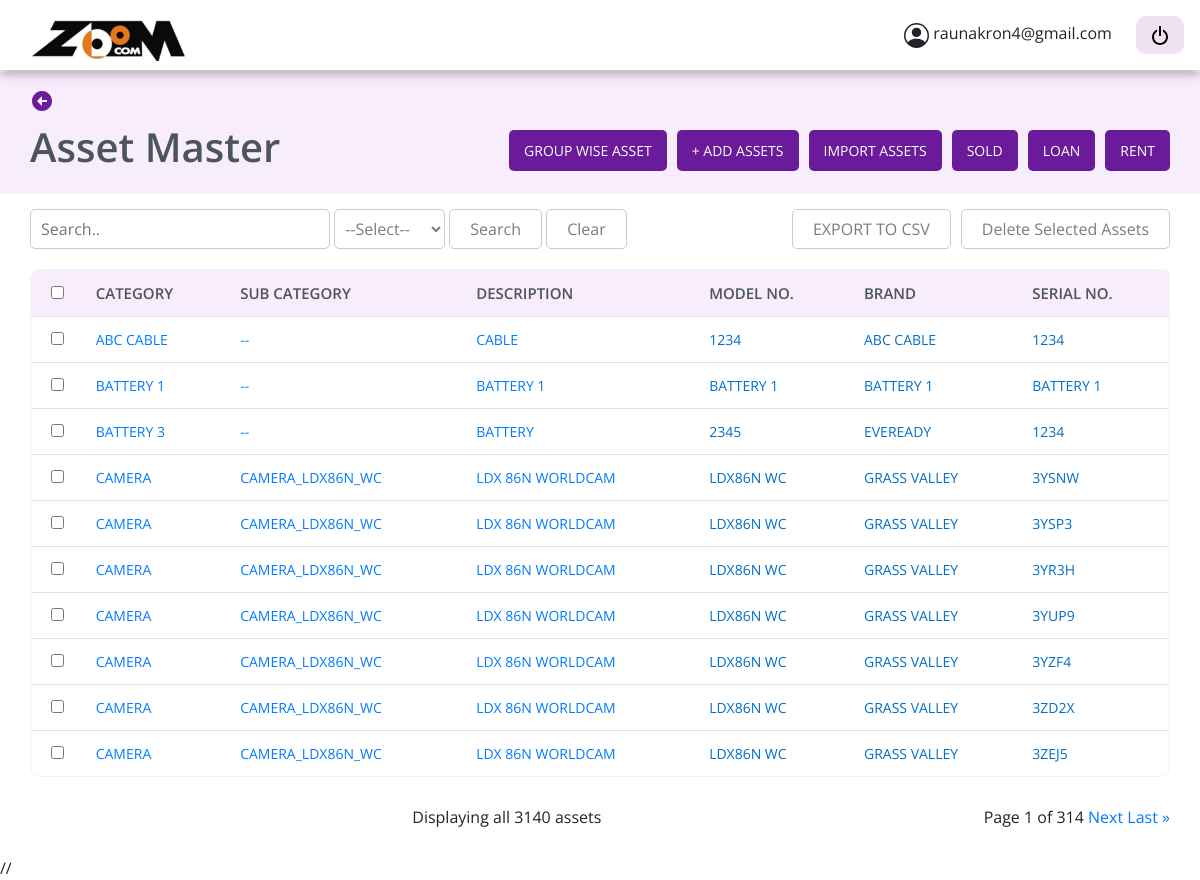
The app's page /asset-list/ (signed in) with its own data.
### asset_master/models.py (models this page shows)
class CustomUser(AbstractBaseUser, PermissionsMixin):
    username = None
    email = models.EmailField(unique=True, db_index=True, max_length=200)
    password = models.CharField(max_length=30)
    is_staff = models.BooleanField(default=False)
    is_superuser = models.BooleanField(default=False)
    is_active = models.BooleanField(default=True)
    objects = CustomUserManager()
    USERNAME_FIELD = 'email'
    REQUIRED_FIELDS = ['password']

class AssetMaster(models.Model):
    class RepairType(models.IntegerChoices):
            DEFAULT_TYPE = 10
            EXTERNAL_REPAIR = 20,
            INTERNAL_REPAIR = 30,
    class RelationshipType(models.IntegerChoices):
        PARENT = 101
        CHILD = 102
    area = models.CharField(max_length=100, null=True, blank=True)
    fc_no = models.CharField(max_length=100, null=True, blank=True)
    category = models.CharField(max_length=100, null=True, blank=True)
    sub_category = models.CharField(max_length=100, null=True, blank=True)
    description = models.CharField(max_length=100, null=True, blank=True)
    brand = models.CharField(max_length=100, null=True, blank=True)
    model_no = models.CharField(max_length=100, null=True, blank=True)
    serial_no = models.CharField(max_length=100, null=True, blank=True)
    sku = models.CharField(max_length=100, null=True, blank=True)
    asset_tag = models.CharField(max_length=100, null=True, blank=True)
    status = models.CharField(max_length=100, null=True, blank=True)
    age = models.CharField(null=True, blank=True, max_length=100)
    box_number = models.CharField(max_length=100, null=True, blank=True, default="")
    last_service_date = models.DateField(null=True, blank=True, default=None)
    upcoming_service_date = models.DateField(null=True, blank=True, default=None)
    length = models.CharField(max_length=100, null=True, blank=True)
    breadth = models.CharField(max_length=100, null=True, blank=True)
    height = models.CharField(max_length=100, null=True, blank=True)
    width = models.CharField(max_length=100, null=True, blank=True)
    warranty_period = models.CharField(max_length=100, null=True, blank=True)
    under_amc = models.BooleanField(default=False)
    amc_date = models.DateField(null=True, blank=True, auto_now=False, auto_now_add=False)
    storage_warehouse_number = models.CharField(max_length=100, null=True, blank=True)
    availability = models.BooleanField(default=False)
    outward_date = models.DateField(null=True, blank=True, auto_now=False, auto_now_add=False)
    outward_remarks = models.CharField(max_length=100, null=True, blank=True)
    inward_date = models.DateField(null=True, blank=True, auto_now=False, auto_now_add=False)
    inward_remarks = models.CharField(max_length=100, null=True, blank=True)
    vendor = models.CharField(max_length=100, null=True, blank=True)
    purchased_on = models.DateField(null=True, blank=True, auto_now=False, auto_now_add=False)
    cost_price = models.CharField(max_length=100, null=True, blank=True)
    tax_rate = models.CharField(max_length=100, null=True, blank=True)
    depricated_value = models.CharField(max_length=100, null=True, blank=True)
    created_on = models.DateField(null=True, blank=True, auto_now=False, auto_now_add=False)
    rented_asset = models.BooleanField(default=False)
    rental_pricing = models.CharField(max_length=100, null=True, blank=True)
    rent_collected = models.CharField(max_length=100, null=True, blank=True)
    available_for_sale = models.CharField(max_length=100, null=True, blank=True)
    asset_utilization = models.CharField(max_length=100, null=True, blank=True)
    asset_status = models.CharField(max_length=100, null=True, blank=True, default="available")
    repair_type = models.IntegerField(choices=RepairType.choices, default=RepairType.DEFAULT_TYPE)
    sold_asset = models.BooleanField(default=False)
    loaned_asset = models.BooleanField(default=False)
    loan_period = models.CharField(max_length=100, null=True, blank=True)
    add_to_order = models.BooleanField(default=False)
    confirm_order = models.BooleanField(default=False)
    owner = models.CharField(max_length=100, null=True, blank=True, default='Zoom Communication')
    mapping = models.CharField(max_length=100, null=True, blank=True)
    relation = models.IntegerField(choices=RelationshipType.choices, default=RelationshipType.PARENT)
    image = models.ImageField(upload_to="media/", default=None, null=True, blank=True)

### asset_master/views.py (the view)
# urls.py: path('asset-list/', AssetListView.as_view(), name='asset_list'),
class AssetListView(ListAPIView, LoginRequiredMixin):
    login_url = "/login/"
    queryset = AssetMaster.objects.all()
    pagination_class = AssetMasterPagination
    template_name = 'assest_list.html'
    serializer_class = AssetMasterSerializer
    filter_backends = [filters.OrderingFilter]
    authentication_classes = [BasicAuthentication, SessionAuthentication]
    permission_classes = [IsAuthenticated]
    ordering = ["-id"]
    def get_queryset(self, request):
        query = None
        filter_type = None
        if self.request.GET.get('q') is not None:
            query = self.request.GET.get('q').strip()
        if self.request.GET.get('filter_type') is not None:
            filter_type = self.request.GET.get('filter_type').strip()
        request.session['filter_type'] = filter_type
        request.session['query'] = query
        if query and not filter_type:
            return AssetMaster.objects.filter(
                Q(brand__icontains=query) |
                Q(category__icontains=query) |
                Q(model_no__icontains=query) |
                Q(serial_no__icontains=query) |
                Q(description__icontains=query),
                sold_asset=False,
                rented_asset=False,
                loaned_asset=False,
            )
        elif query and filter_type=='category':
            return AssetMaster.objects.filter(category__icontains=query, sold_asset=False, rented_asset=False,
                loaned_asset=False)
        elif query and filter_type=='model_no':
            return AssetMaster.objects.filter(model_no__icontains=query, sold_asset=False, rented_asset=False,
                loaned_asset=False)
        elif query and filter_type=='brand':
            return AssetMaster.objects.filter(brand__icontains=query, sold_asset=False, rented_asset=False,
                loaned_asset=False)
        else:
            return AssetMaster.objects.filter(
                                              sold_asset=False,
                                              rented_asset=False,
                                              loaned_asset=False,
                                              )
    def get(self, request, *args, **kwargs):
        queryset = self.get_queryset(request).order_by('category').filter()
        queryset_length = len(queryset)
        query_params_q = None
        query_params_filter_value = None
        if request.query_params.get('q') is not None:
            query_params_q = request.query_params.get('q').strip()
        if self.request.GET.get('filter_type') is not None:
            query_params_filter_value = self.request.GET.get('filter_type').strip()
        page = self.paginate_queryset(queryset)
        serializer = self.get_serializer(page, many=True)
        return self.get_paginated_response(serializer.data,
                    queryset_length, query_params_q, query_params_filter_value, request)
    def get_paginated_response(self, data, queryset_length, query_params_q, query_params_filter_value, request):
        ctx = {}
        ctx = { "query_params_q": query_params_q, "query_params_filter_value": query_params_filter_value}
        paginated_assets = self.paginator.page if hasattr(self, 'paginator') else None
        return render(
            self.request,
            self.template_name,
            {'assets': paginated_assets, 'queryset_length': queryset_length, **ctx}  # Merge assets and context data
        )

### asset_master/templates/assest_list.html (shortened to what this page needs)
{% load static%}
{% include 'base_dashboard.html' %}
{% block content %}
<link rel="stylesheet" href="//cdn.jsdelivr.net/npm/alertifyjs@1.13.1/build/css/alertify.min.css" />
<link rel="stylesheet" href="//cdn.jsdelivr.net/npm/alertifyjs@1.13.1/build/css/themes/default.min.css" />
<section class="assetdetail">
    <button onclick="homePage()" style="border: none; margin-bottom: 10px; background-color: transparent;"><svg
            xmlns="http://www.w3.org/2000/svg" width="24" height="24" viewBox="0 0 24 24"
            style="fill: #6A1B9A;/*transform: ;msFilter:;">
            <path d="M12 2C6.486 2 2 6.486 2 12s4.486 10 10 10 10-4.486 10-10S17.514 2 12 2zm5 11h-5v4l-5-5 5-5v4h5v2z">
            </path>
        </svg></button>
    <div class="assetheaderbuttones">
        <h1>Asset Master</h1>
        <div class="pinkbox">
            <button type="button" class="btn btn-secondary" data-bs-toggle="tooltip" data-bs-placement="bottom"
                data-bs-title="Analytics of Assets.">
                <a href="/group-wise-asset-list/" style="color: #fff; text-decoration: none;">Group wise asset</a>
            </button>
            <button type="button" class="btn btn-secondary" data-bs-toggle="tooltip" data-bs-placement="bottom"
                data-bs-title="Add a new individual asset."><a href="/asset-form/"
                    style="color: #fff; text-decoration: none;">+ Add Assets</a> </button>
            <button type="button" class="btn btn-secondary" data-bs-toggle="tooltip" data-bs-placement="bottom"
                data-bs-title="Add assets in bulk from CSV file." id="uploadButton"
                onclick="document.getElementById('fileInput').click()">Import Assets</button>
            <a href="/sold-list/"><button type="button" class="btn btn-secondary" data-bs-toggle="tooltip"
                    data-bs-placement="bottom" data-bs-title="Details of Sold assets.">Sold</button></a>
            <a href="/loan-list/"><button type="button" class="btn btn-secondary" data-bs-toggle="tooltip"
                    data-bs-placement="bottom" data-bs-title="Assets on loan from Vendor.">Loan</button></a>
            <a href="/rent-list/"><button type="button" class="btn btn-secondary" data-bs-toggle="tooltip"
                    data-bs-placement="bottom" data-bs-title="Assets on rent from Vendor.">Rent</button></a>
        </div>
    </div>
</section>
<section class="assest-container-table">
    <div class="asset-tablebtn">
        <div class="searchiconbtn">
            <form method="GET">
                <input name="q" id="search_field" type="text" placeholder="Search.."
                    value="{% if query_params_q %} {{query_params_q}} {% endif %}"
                    style="padding-left: 10px; border-radius: 5px;">
                 <select class='select-button' id="dropdown" name="filter_type">
                    <option disabled {% if query_params_filter_value == '' or query_params_filter_value is None %}
                        selected {% endif %} value='none'>--Select--</option>
                </select>
                <button type='submit'>Search</button>
                <span><button onclick="clearSearch(event, 'search_field', 'dropdown', 'secondDropdown')">Clear</button></span>
            </form>
        </div>
        <div class="pinkbox">
            <button id="exportButton">
                EXPORT TO CSV
            </button>
            <form method="post" action="{% url 'asset_delete' %}">
                <button type="submit">Delete Selected Assets</button>
        </div>
    </div>
    <table class="table">
        <thead>
            <tr>
                <th class="checkbox-column" style="border-radius: 10px 0 0 0;"><input type="checkbox"
                        id="masterCheckbox" onclick="selectAllCheckboxes(this)"></th>
                <th>Category</th>
                <th>Sub Category</th>
                <th>Description</th>
                <th>Model No.</th>
                <th>brand</th>
                <th>serial no.</th>
            </tr>
        </thead>
        <tbody>
            {% for asset in assets %}
            <tr>
                <td class="checkbox-column" id="tableData">
                    <input type="checkbox" name="id" value="{{ asset.id }}">
                </td>
                <td class="tbname"><a href="/asset-detail/{{asset.id}}/">{% if asset.category %} {{asset.category}}
                    {% elif asset.category == 'nan' %} -- {% else %} -- {% endif %}</a></td>
                <td class="tbname"><a href="/asset-detail/{{asset.id}}/">{% if asset.sub_category %} {{asset.sub_category}}
                    {% elif asset.sub_category == 'nan' %} -- {% else %} -- {% endif %}</a></td>
                <td class="tbname"><a href="/asset-detail/{{asset.id}}/">{% if asset.description %}
                        {{asset.description}} {% elif asset.description == 'nan' %} -- {% else %} -- {% endif %}</a>
                </td>
                <td class="tbname">{% if asset.model_no %} {{asset.model_no}} {% else %} -- {% endif %}</td>
                <td class="tbname">{{asset.brand}}</td>
                <td class="tbname">{{asset.serial_no}}</td>
            </tr>
            {% endfor %}
        </tbody>
    </table>
    <div class="pagidis">
        <div class="card text-center" style="border: none;">
            <div class="card-footer text-body-secondary" style="background-color: #fff; border: none;">
                Displaying all {{queryset_length}} assets
            </div>
        </div>
        <div class="pagination">
            <span class="step-links">
                <span class="current">
                    Page {{ assets.number }} of {{ assets.paginator.num_pages }}
                </span>
                {% if assets.has_next %}
                <a href="{% if query_params_q and query_params_filter_value %}?q={{query_params_q}}&filter_type={{query_params_filter_value}}&page={{ assets.next_page_number }}
                {% elif query_params_q %}?q={{query_params_q}}&page={{ assets.next_page_number }}
                {% else %}?page={{ assets.next_page_number }}{% endif %}">Next</a>
                <a href="{% if query_params_q %}?q={{query_params_q}}&filter_type={{query_params_filter_value}}&page={{ assets.paginator.num_pages }}
                {% elif query_params_q %}?q={{query_params_q}}&page={{ assets.paginator.num_pages }}
                {% else %}?page={{ assets.paginator.num_pages }}{% endif %}">Last &raquo;</a>
                {% endif %}
            </span>
        </div>
    </div>
</section>
//
<link href="https://cdnjs.cloudflare.com/ajax/libs/select2/4.0.13/css/select2.min.css" rel="stylesheet" />
{% endblock content %}

### asset_master/templates/header.html (shortened to what this page needs)
{% load static %}
<nav class="navbar" style="    box-shadow: 0px 4px 10px 0px rgba(116, 89, 89, 0.5);height: 70px; position: fixed; top: 0; width: 100%; background-color: #fff; z-index: 9;">
    <a href="{% url 'home' %}"><img src="{% static 'images/zoom logo.png'%} " class='img-fluid'  alt="" style="width: 185px;"></a>
            <div class="profile-details">
                <span class="admin_name" style="    font-family: 'Open Sans', sans-serif;padding-right: 20px;">{{request.user.email}}</span>
                <a href="/logout/" type="post" class="btn btn-info" style="background-color: #EDED; border: none; border-radius:10px;" ><img/></a>
            </div>
            </nav>

### records on screen
CustomUser: user.email "raunakron4@gmail.com"
AssetMaster: category "ABC CABLE", description "CABLE", model_no "1234", brand "ABC CABLE", serial_no "1234"
AssetMaster: category "BATTERY 1", description "BATTERY 1", model_no "BATTERY 1", brand "BATTERY 1", serial_no "BATTERY 1"
AssetMaster: category "BATTERY 3", description "BATTERY", model_no "2345", brand "EVEREADY", serial_no "1234"
AssetMaster: category "CAMERA", sub_category "CAMERA_LDX86N_WC", description "LDX 86N WORLDCAM", model_no "LDX86N WC", brand "GRASS VALLEY", serial_no "3YSNW"
AssetMaster: category "CAMERA", sub_category "CAMERA_LDX86N_WC", description "LDX 86N WORLDCAM", model_no "LDX86N WC", brand "GRASS VALLEY", serial_no "3YSP3"
AssetMaster: category "CAMERA", sub_category "CAMERA_LDX86N_WC", description "LDX 86N WORLDCAM", model_no "LDX86N WC", brand "GRASS VALLEY", serial_no "3YR3H"
AssetMaster: category "CAMERA", sub_category "CAMERA_LDX86N_WC", description "LDX 86N WORLDCAM", model_no "LDX86N WC", brand "GRASS VALLEY", serial_no "3YUP9"
AssetMaster: category "CAMERA", sub_category "CAMERA_LDX86N_WC", description "LDX 86N WORLDCAM", model_no "LDX86N WC", brand "GRASS VALLEY", serial_no "3YZF4"
AssetMaster: category "CAMERA", sub_category "CAMERA_LDX86N_WC", description "LDX 86N WORLDCAM", model_no "LDX86N WC", brand "GRASS VALLEY", serial_no "3ZD2X"
AssetMaster: category "CAMERA", sub_category "CAMERA_LDX86N_WC", description "LDX 86N WORLDCAM", model_no "LDX86N WC", brand "GRASS VALLEY", serial_no "3ZEJ5"

### other values on screen
{{ queryset_length }} "3140"
{{ assets.number }} "1"
{{ assets.paginator.num_pages }} "314"
